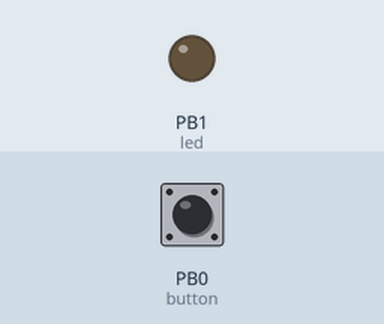
Simulated run of this sketch. Board: ATtiny85, built with avr-gcc and run on an emulated ATtiny85. Shown: output pins drawn as LEDs (lit = HIGH). Dashed ring = blinking. Inputs (shaded band) come from the test bench; at power-on: PB0 (button) LOW.

Above: at 1.2 s.
1.3 s: PB0 (button) pulled HIGH for 0.15 s
At 2.5 s:
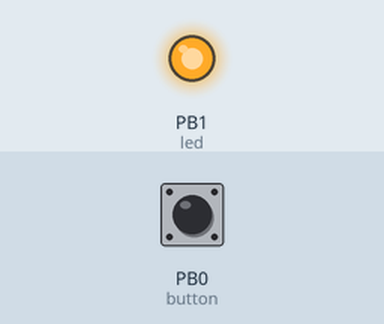
2.9 s: PB0 (button) pulled HIGH for 1 s
At 3.15 s:
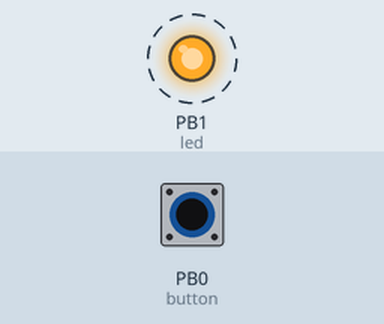
5.9 s: PB0 (button) pulled HIGH for 3.2 s
At 5.9 s:
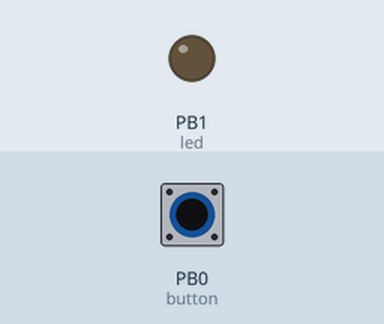
Timing chart, 0 to 8.9 s (numbered marks = the images above; inputs shaded):
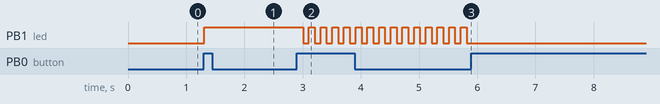

The sketch:

ATTiny85HelloMode.ino
```cpp
//Timer Variables
int timer = 100;
int start;
int trigger;

//Pin Variables
int led = 1;
int button = 0;

//Debouncing Variables
int buttCount = 0;
boolean buttState = true;
boolean isOn = false;
int nowState = 0;
int thenState = 0;

void setup() {
  // put your setup code here, to run once:

//Sets Beginning States
  pinMode(led, OUTPUT);
  pinMode(button, INPUT);
  digitalWrite(led, LOW);

  start = millis();

}

void loop() {
  // put your main code here, to run repeatedly:

  //starts timer
  trigger = millis();

  //Button Debouncer

  nowState = digitalRead(button);

  if (nowState == HIGH && thenState == LOW) {
    buttCount++;
    delay(10);
  }
  thenState = nowState;

  //State Machine
  switch (buttCount) {
    case 0:
      // light is off

      digitalWrite(led, LOW);

      break;
    case 1:
      // light is on

      digitalWrite(led, HIGH);

      break;
    case 2:
      // blinky

      if (trigger - start >= timer) {
        isOn = !isOn;
        if (isOn) {
          digitalWrite(led, HIGH);
        }
        else {
          digitalWrite(led, LOW);
        }
        start = millis();
      }

      break;
    case 3:
      // reset count

      buttCount = 0;

      break;
  }

}
```

Measured:
- after the input at 1.3 s, PB1 (led): LOW → HIGH at once
- after the input at 2.9 s, PB1 (led): alternates HIGH for 0.10 s and LOW for 0.10 s, starting after 0.11 s
- after the input at 5.9 s, PB1 (led): stops changing and stays LOW
